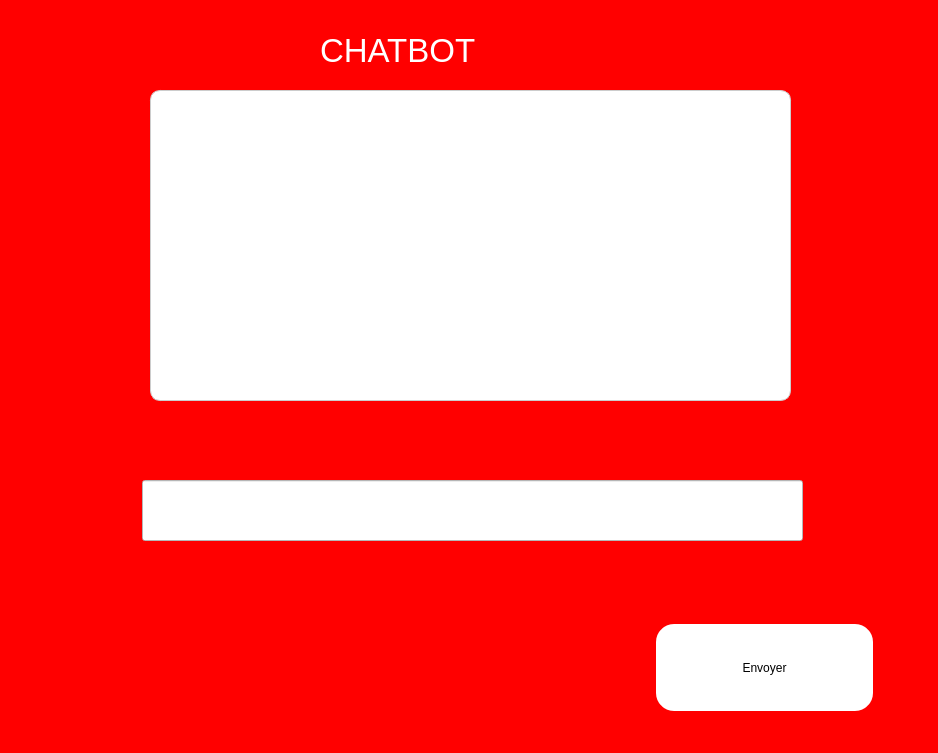
<?xml version="1.0" encoding="UTF-8"?>
<ui version="4.0">
 <class>ChatBotDialog</class>
 <widget class="QDialog" name="ChatBotDialog">
  <property name="geometry">
   <rect>
    <x>0</x>
    <y>0</y>
    <width>938</width>
    <height>753</height>
   </rect>
  </property>
  <property name="windowTitle">
   <string>Dialog</string>
  </property>
  <property name="styleSheet">
   <string notr="true">background: red;</string>
  </property>
  <widget class="QPushButton" name="sendButton">
   <property name="geometry">
    <rect>
     <x>654</x>
     <y>622</y>
     <width>221</width>
     <height>91</height>
    </rect>
   </property>
   <property name="styleSheet">
    <string notr="true">QPushButton {
	font: 16pt &quot;MS Shell Dlg 2&quot;;
    background-color: white;
    color: rgb(0, 0, 0);
    border: 2px solid rgb(255, 0, 0); 
    border-radius: 20px; 
    padding: 10px; 
    transition: background-color 0.3s, color 0.3s; 
}
QPushButton:hover {
    background-color: rgb(255, 0, 0);
    color: black;
    border: 4px solid rgb(255, 255, 255); 
    outline: none; 
}</string>
   </property>
   <property name="text">
    <string>Envoyer</string>
   </property>
  </widget>
  <widget class="QTextEdit" name="chatDisplay">
   <property name="geometry">
    <rect>
     <x>140</x>
     <y>80</y>
     <width>661</width>
     <height>331</height>
    </rect>
   </property>
   <property name="styleSheet">
    <string notr="true">QTextEdit {
    background-color: #f0f0f0; /* Light gray background */
    color: #333333;            /* Dark text color */
    font-family: 'Arial', sans-serif; /* Clean font family */
    font-size: 12pt;           /* Font size */
    border: 1px solid #ccc;    /* Light border for the chat box */
    border-radius: 10px;       /* Rounded corners */
    padding: 10px;             /* Padding inside the chat box */
    margin: 10px;              /* Space outside the chat box */
    background: white;         /* White background for the messages */
}

QScrollBar:vertical {
    border: none;
    background: #f0f0f0;
    width: 10px;
    margin: 0px 0px 0px 0px;
}

QScrollBar::handle:vertical {
    background: #aaa;
    border-radius: 5px;
}

QScrollBar::add-line:vertical, QScrollBar::sub-line:vertical {
    background: none;
}
</string>
   </property>
  </widget>
  <widget class="QLineEdit" name="inputField">
   <property name="geometry">
    <rect>
     <x>142</x>
     <y>480</y>
     <width>661</width>
     <height>61</height>
    </rect>
   </property>
   <property name="styleSheet">
    <string notr="true">background: white;</string>
   </property>
  </widget>
  <widget class="QLabel" name="label">
   <property name="geometry">
    <rect>
     <x>320</x>
     <y>30</y>
     <width>311</width>
     <height>41</height>
    </rect>
   </property>
   <property name="styleSheet">
    <string notr="true">font-size: 25pt;
font-family: Arial;
color: White;</string>
   </property>
   <property name="text">
    <string>CHATBOT</string>
   </property>
  </widget>
 </widget>
 <resources/>
 <connections/>
</ui>
